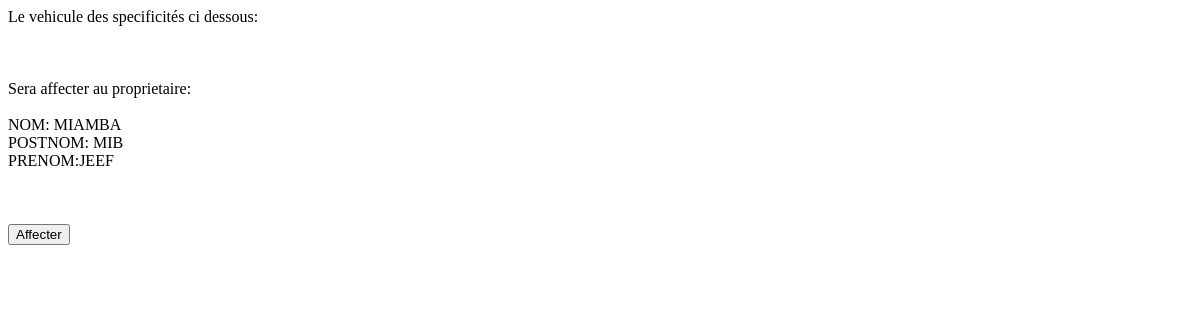
/affectation_pro.php?id_pro=1, run on an earlier commit of the app's database.
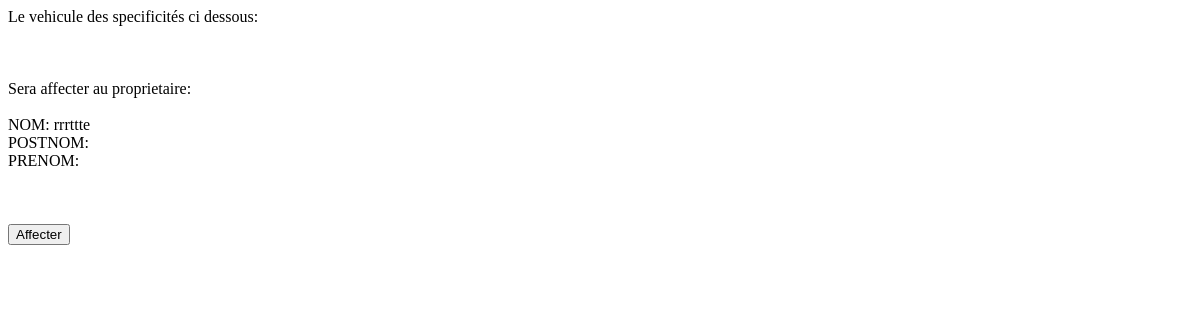
And on a later commit of the database.
### tables this page shows
CREATE TABLE `proprietaire` (
  `id_pro` int(11) NOT NULL,
  `nom_pro` varchar(255) NOT NULL,
  `postnom_pro` varchar(255) NOT NULL,
  `prenom_pro` varchar(255) NOT NULL,
  `sexe_pro` varchar(255) NOT NULL,
  `date_naiss_pro` date NOT NULL,
  `lieu_naiss_pro` varchar(255) NOT NULL,
  `province_pro` varchar(255) NOT NULL,
  `ville_pro` varchar(255) NOT NULL,
  `commune_pro` varchar(255) NOT NULL,
  `quartier_pro` varchar(255) NOT NULL,
  `avennue_pro` varchar(255) NOT NULL,
  `num_domicile_pro` varchar(255) NOT NULL,
  `tel1_pro` varchar(255) NOT NULL,
  `tel2_pro` varchar(255) NOT NULL,
  `email_pro` varchar(255) NOT NULL,
  `scan_identite_pro` varchar(255) NOT NULL,
  `photo_pro` varchar(255) NOT NULL,
  `id_ut_fk` int(11) NOT NULL,
  `nom_ut_fk` varchar(255) NOT NULL,
  `id_mt_fk` int(11) NOT NULL,
  `num_plaque_mt_fk` varchar(255) NOT NULL,
  `date_enreg_proprietaire` timestamp NOT NULL DEFAULT CURRENT_TIMESTAMP ON UPDATE CURRENT_TIMESTAMP
);

### affectation_pro.php (the view, shortened to what this page needs)
<?php
require('connexion.php');
?>
<!DOCTYPE html>
<html>
<head>
</head>
<body>
Le vehicule des specificités ci dessous:<br><br>
<br><br>
Sera affecter au proprietaire:<br><br>
<?php
$req2=("SELECT * FROM proprietaire WHERE id_pro='".$_SESSION['id_pro']."'  ");
$res2=mysqli_query($conn,$req2) or die(mysqli_error());
?>
 <?php while ($aff2=mysqli_fetch_assoc($res2)){?>
NOM: <?php echo ($aff2['nom_pro'])?><br>
POSTNOM: <?php echo ($aff2['postnom_pro'])?><br>
PRENOM:<?php echo ($aff2['prenom_pro'])?><br>
<?php }?>
</body>
</html>
<form method="POST" action="" enctype="multipart/form-data" accept-charset="utf-8">
<?php
$req2=("SELECT * FROM proprietaire WHERE id_pro='".$_SESSION['id_pro']."'  ");
$res2=mysqli_query($conn,$req2) or die(mysqli_error());
?>
 <?php while ($aff2=mysqli_fetch_assoc($res2)){?>
<input class="text" type="hidden" name="id_pro_affect" value="<?php echo ($aff2['id_pro'])?>"><br>
<input class="text" type="hidden" name="nom_pro_affect" value="<?php echo ($aff2['nom_pro'])?>"><br>
<input class="text" type="hidden" name="etat_affect" value="non"><br>
<?php }?>
<input type="submit" name="submit" value="Affecter">
</form>

What changed in the data, as far as the page shows it:
changed proprietaire: nom_pro "MIAMBA" → "rrrttte"; postnom_pro "MIB" → (not shown); prenom_pro "JEEF" → (not shown)
